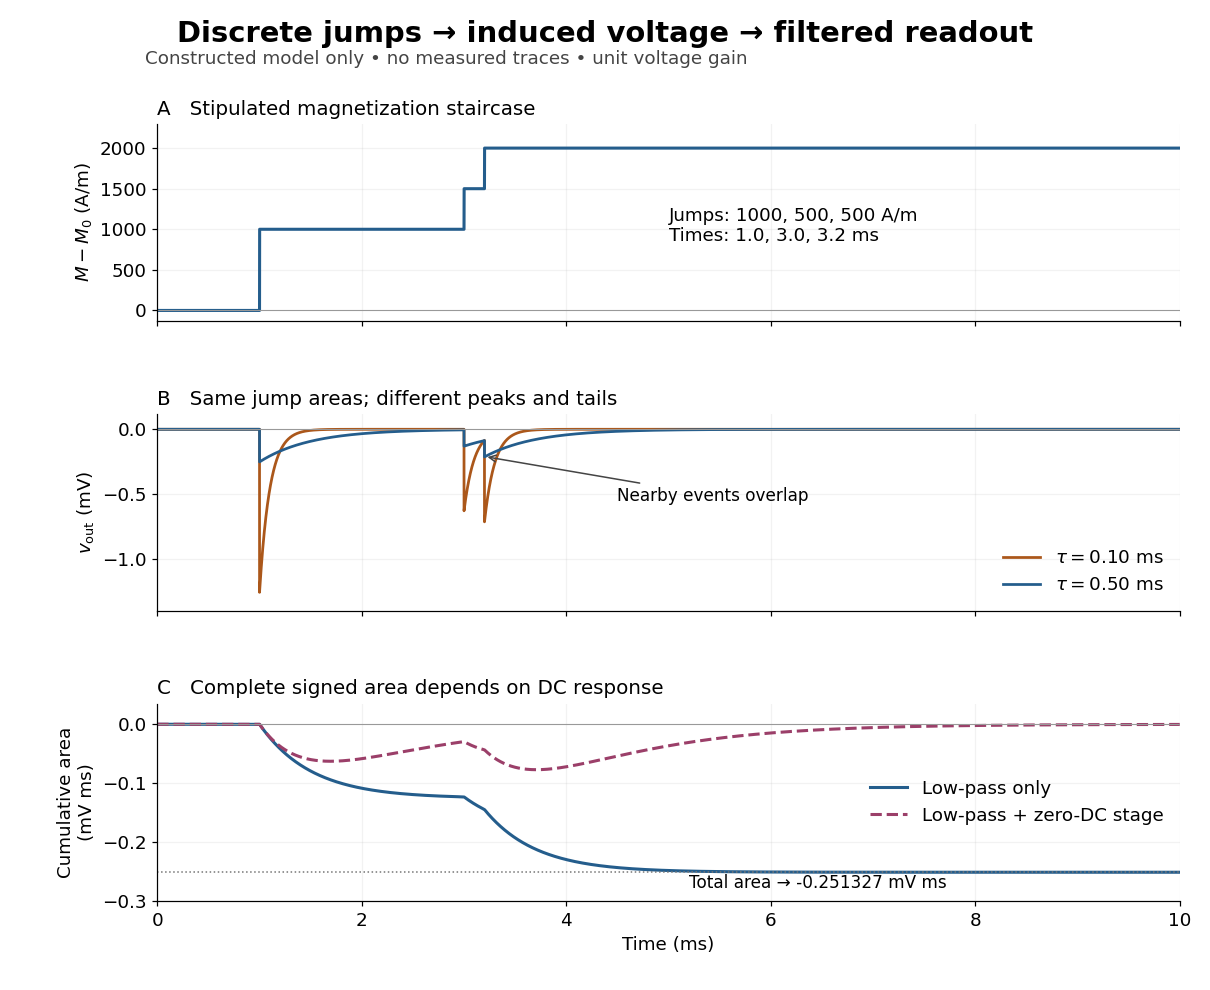

Source code (Python):
"""Explicit calculated Barkhausen jump/filter model, never measured data.
Python 3.14 / numpy 2.3.5 / matplotlib 3.10.7. Emits basename.png to CWD.
"""
from pathlib import Path
import numpy as np
import matplotlib.pyplot as plt

TIMES_MS = np.array([1.0, 3.0, 3.2])
JUMPS = np.array([1000., 500., 500.])  # A/m
K = 4*np.pi*1e-11  # V s m/A, stipulated ideal geometry


def response(t_ms, tau_ms):
    """Exact causal exponential output and its integral; unit gain."""
    v_mV = np.zeros_like(t_ms)
    area_mV_ms = np.zeros_like(t_ms)
    for ti, jump in zip(TIMES_MS, JUMPS):
        u = t_ms-ti
        mask = u >= 0
        # K*jump in V s -> mV ms uses 1e6; tau stays in ms.
        a = -K*jump*1e6
        v_mV[mask] += a/tau_ms*np.exp(-u[mask]/tau_ms)
        area_mV_ms[mask] += a*(-np.expm1(-u[mask]/tau_ms))
    return v_mV, area_mV_ms


def zero_dc_area(t_ms, tau_ms=.5, highpass_ms=1.):
    """Integral after extra zero-DC stage; analytic convolution result."""
    out = np.zeros_like(t_ms)
    for ti, jump in zip(TIMES_MS, JUMPS):
        u = t_ms-ti
        mask = u >= 0
        out[mask] += -K*jump*1e6*highpass_ms/(highpass_ms-tau_ms)*(
            np.exp(-u[mask]/highpass_ms)-np.exp(-u[mask]/tau_ms))
    return out


def main():
    t = np.linspace(0, 10, 50001)
    magnetization = sum(jump*(t >= ti) for ti, jump in zip(TIMES_MS, JUMPS))
    plt.rcParams.update({'font.size': 12, 'axes.spines.top': False, 'axes.spines.right': False})
    fig, axs = plt.subplots(3, 1, figsize=(11, 9), dpi=110, sharex=True)
    fig.patch.set_facecolor('white')
    fig.suptitle('Discrete jumps → induced voltage → filtered readout', fontsize=19, weight='bold', y=.98)
    fig.text(.12, .935, 'Constructed model only • no measured traces • unit voltage gain', fontsize=12, color='#444444')
    axs[0].plot(t, magnetization, color='#245d8c', lw=2)
    axs[0].set_ylabel(r'$M-M_0$ (A/m)')
    axs[0].set_ylim(-130, 2300)
    axs[0].text(5.0, 850, 'Jumps: 1000, 500, 500 A/m\nTimes: 1.0, 3.0, 3.2 ms', fontsize=12)
    axs[0].set_title('A   Stipulated magnetization staircase', loc='left', fontsize=13)
    colors = ['#ab571a', '#245d8c']
    for tau, color in zip([.1, .5], colors):
        v, area = response(t, tau)
        axs[1].plot(t, v, lw=1.8, color=color, label=rf'$\tau={tau:.2f}$ ms')
    axs[1].set_ylabel(r'$v_{\rm out}$ (mV)')
    axs[1].set_ylim(-1.4, .12)
    axs[1].set_title('B   Same jump areas; different peaks and tails', loc='left', fontsize=13)
    axs[1].legend(loc='lower right', frameon=False)
    axs[1].annotate('Nearby events overlap', xy=(3.2, -.21), xytext=(4.5, -.55),
                    arrowprops={'arrowstyle':'->', 'color':'#444444'}, fontsize=11)
    _, area = response(t, .5)
    axs[2].plot(t, area, color=colors[1], lw=2, label='Low-pass only')
    axs[2].plot(t, zero_dc_area(t), color='#9b3f69', lw=2, ls='--', label='Low-pass + zero-DC stage')
    target = -K*JUMPS.sum()*1e6
    axs[2].axhline(target, color='#777777', lw=1, ls=':')
    axs[2].text(5.2, target-.027, f'Total area → {target:.6f} mV ms', fontsize=11)
    axs[2].set_ylim(-.30, .035)
    axs[2].set_ylabel('Cumulative area\n(mV ms)')
    axs[2].set_title('C   Complete signed area depends on DC response', loc='left', fontsize=13)
    axs[2].legend(loc='center right', frameon=False)
    axs[2].set_xlabel('Time (ms)')
    for ax in axs:
        ax.set_xlim(0, 10)
        ax.axhline(0, color='#999999', lw=.7)
        ax.grid(alpha=.16)
    fig.subplots_adjust(left=.13, right=.975, top=.875, bottom=.09, hspace=.47)
    fig.savefig(Path(__file__).stem+'.png', facecolor='white')
    plt.close(fig)


if __name__ == '__main__':
    main()
